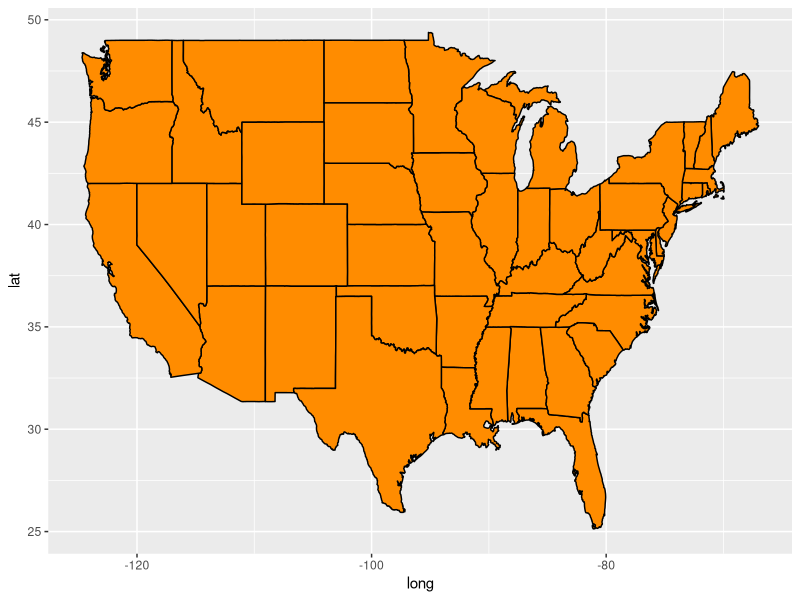
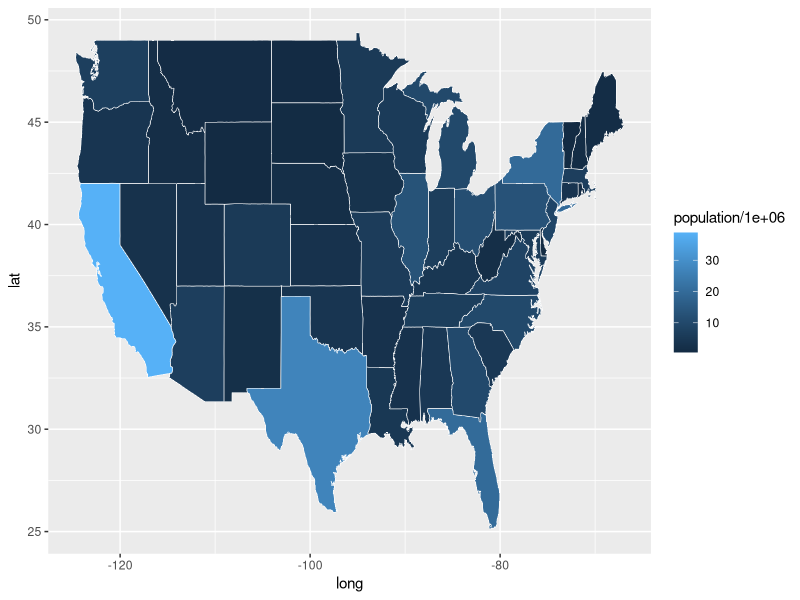
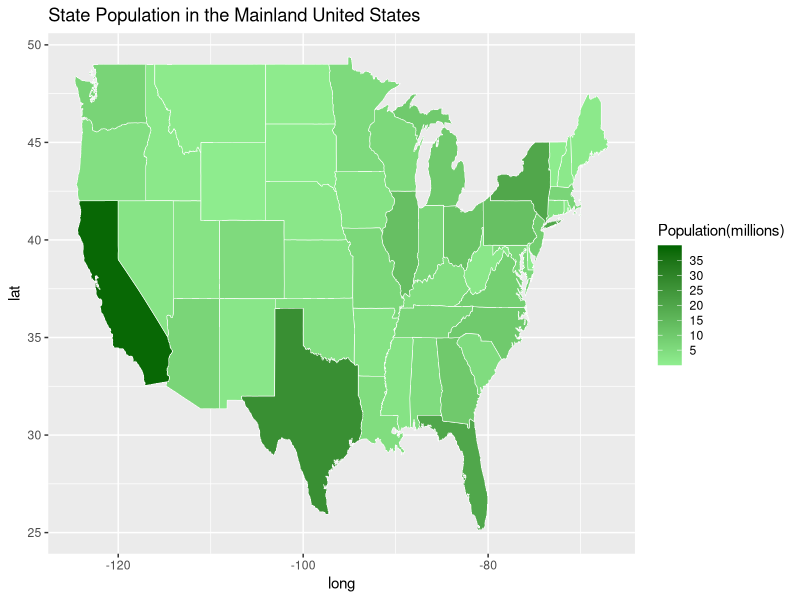
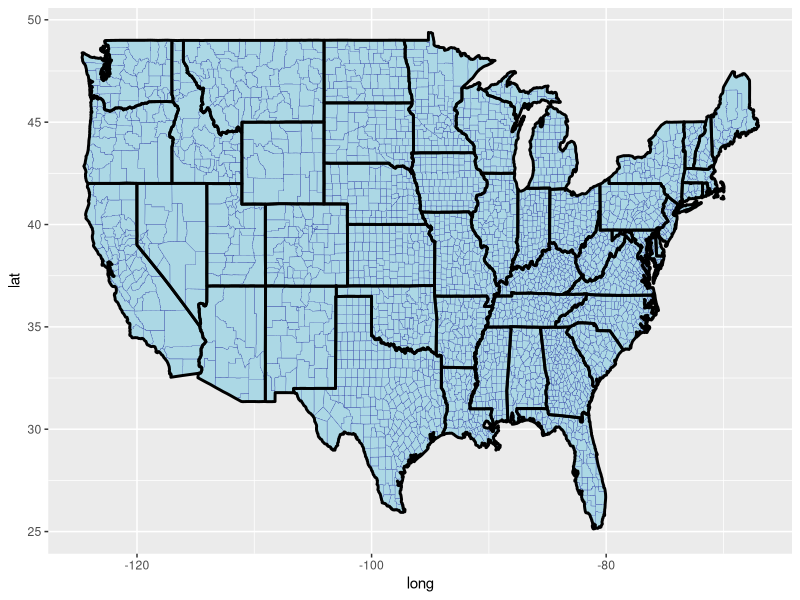
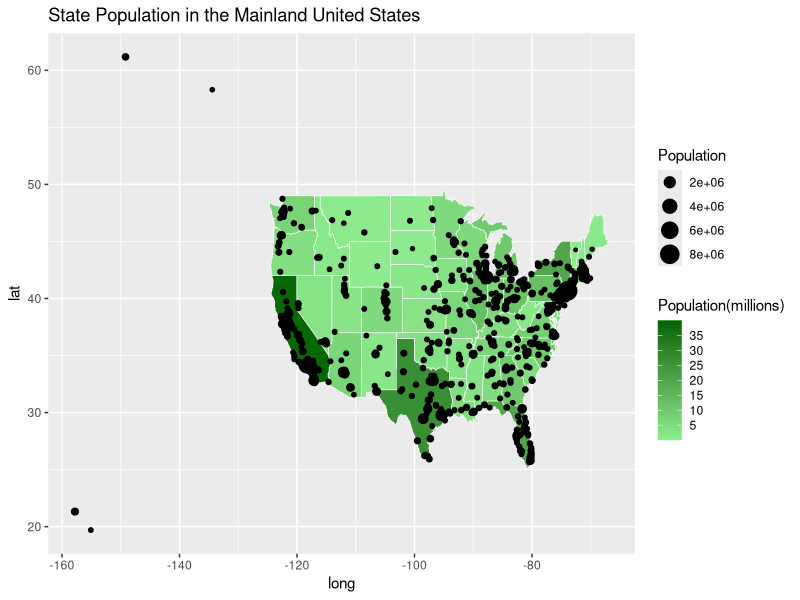
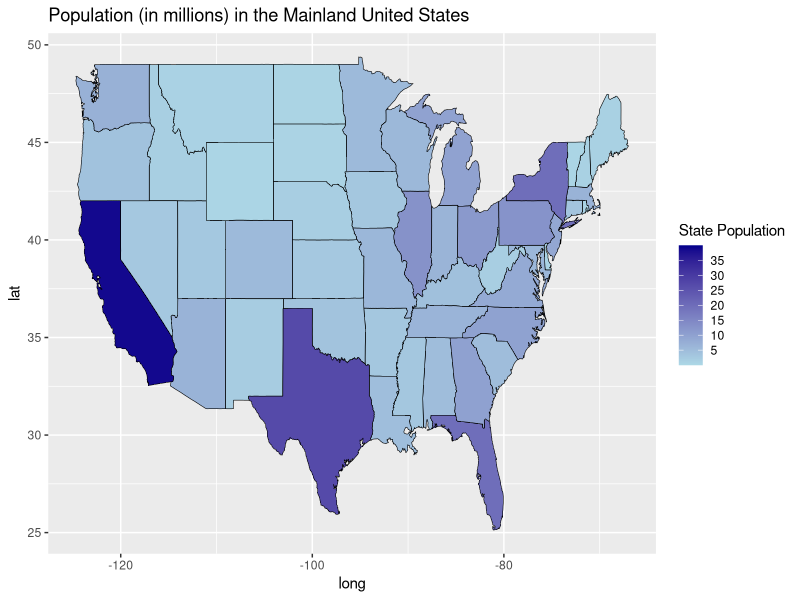
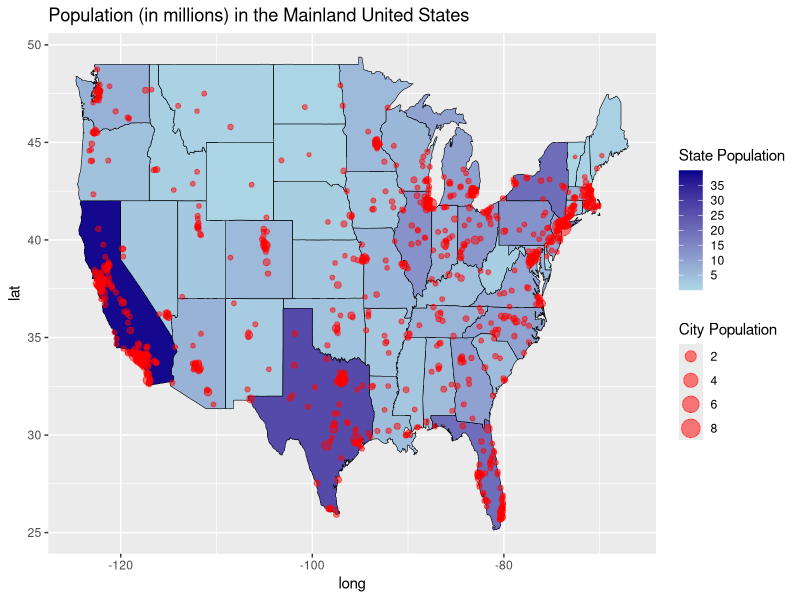
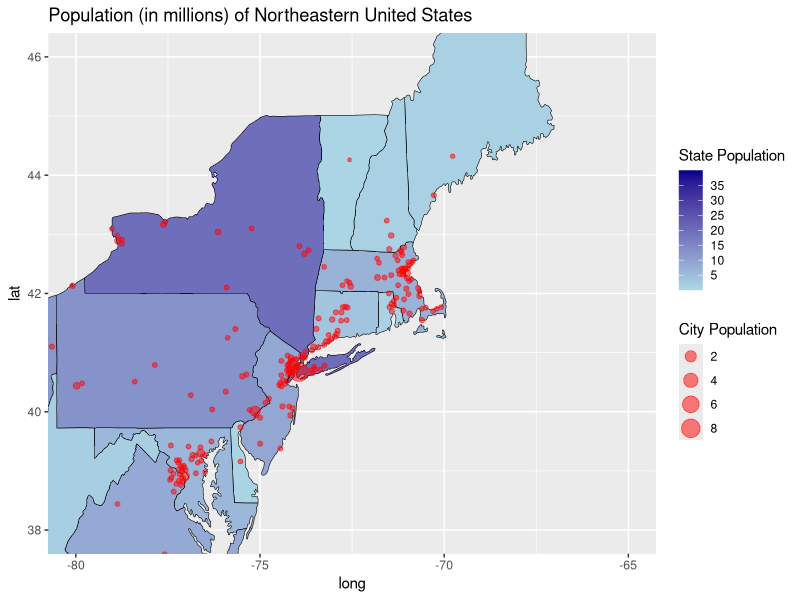

Recreate these plots in R, in order.
## ---- chunk 1
library(tidyverse)  # load all tidyverse packages
library(maps)     # Provides latitude and longitude data for various maps
## ---- chunk 2
# load United States state map data
main_states <- map_data("state")

# read the state population data
state_pop <- read_csv("data/StatePopulation.csv")

glimpse(main_states) # See what this looks like
glimpse(state_pop)
## ---- chunk 3
#plot all states with ggplot2, using black borders and darkorange fill
# Hmm, that color scheme looks familiar
ggplot(main_states) + 
  geom_polygon(aes(x = long, y = lat, group = group),
                color = "black", fill = "darkorange" )
# Try using the hex color code #E25220 instead of "darkorange". Do you 
# recognize the color scheme?
## ---- chunk 4

## ---- chunk 5

## ---- chunk 6

## ---- chunk 7
# Merge the main_states and state_pop files
# Why do we use inner_join instead of one of the others? Check what the others would give you, especially considering
# filtering joins.
merged_states <- inner_join(main_states, state_pop, by = "region")
glimpse(merged_states)
## ---- chunk 8
# Create a Choropleth map of the United States
p <- ggplot(merged_states)
p <- p + geom_polygon(aes(x = long, y = lat, group = group, fill = population/1000000), 
          color = "white", size = 0.2) 
p
## ---- chunk 9
p <- p + scale_fill_continuous(name = "Population(millions)", 
            low = "lightgreen", high = "darkgreen",limits = c(0,40), 
            breaks = c(5, 10, 15, 20, 25, 30, 35), na.value = "grey50") +
          labs(title = "State Population in the Mainland United States")
p
## ---- chunk 10
## BE SURE to notice that two different data sets are being used in the two geom_polygon levels.
all_county <- map_data("county")
ggplot() + 
  geom_polygon(data = all_county, aes(x = long, y = lat, group = group),
               color = "darkblue", fill = "lightblue", size = .1 ) +
  geom_polygon(data = main_states, aes(x = long, y = lat, group = group),
                color = "black", fill = "lightblue",  size = 1, alpha = .3)
## ---- chunk 11
#plot all states with ggplot
p <- p + geom_point(data = us.cities, aes(x = long, y = lat, size = pop)) + 
  scale_size(name = "Population")
p

us.cities2 = arrange(us.cities, long)
head(us.cities2)
## ---- chunk 12
#plot all states with ggplot
main_cities <- filter(us.cities, long >= -130)
glimpse(us.cities)
glimpse(main_cities)

g <- ggplot()
g <- g + geom_polygon(data = merged_states,
            aes(x = long, y = lat, group = group, fill = population/1000000), 
            color = "black", size = 0.2) + 
      scale_fill_continuous(name = "State Population", low = "lightblue", 
            high = "darkblue", limits = c(0,40), breaks=c(5, 10, 15, 20, 25, 30, 35), 
            na.value = "grey50") +
      labs(title = "Population (in millions) in the Mainland United States")
g

g <- g + geom_point(data = main_cities, aes(x = long, y = lat, size = pop/1000000), 
            color = "red", alpha = .5) + scale_size(name = "City Population")
g

# Zoom into a particular region of the plot
g  <- g + coord_cartesian(xlim=c(-80, -65), ylim = c(38, 46)) + 
  labs(title = "Population (in millions) of Northeastern United States")
g
## ---- chunk 13


